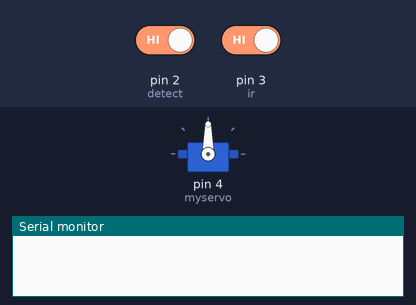
Bench run of a sketch on a simulated Arduino Uno, built with avr-gcc and run on an emulated ATmega328P. Shown: servo, the last lines printed to the serial monitor. The test bench sets the inputs (shaded band); at power-on: pin 3 (ir) HIGH, pin 2 (detect) HIGH.

Above: at 2.2 s.
2.3 s: pin 3 (ir) driven LOW
At 3.96 s:
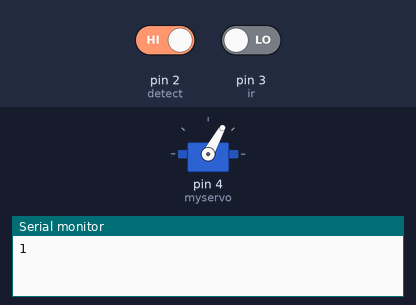
5.7 s: pin 2 (detect) driven LOW
At 6.34 s:
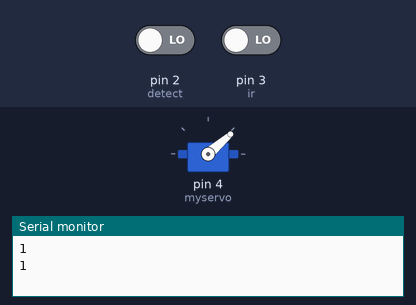
9.1 s: pin 3 (ir) driven HIGH
At 10.18 s:
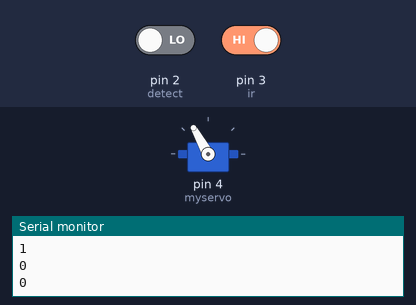
Timing chart, 0 to 12.6 s (numbered marks = the images above; inputs shaded):
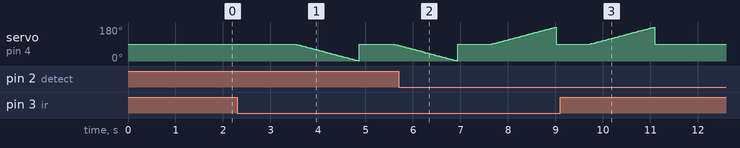

The sketch:

Hardware_connection.ino
```cpp
int ir = 3, detect = 2, pos;
#include <Servo.h>
Servo myservo;
void setup() {
  pinMode(detect, INPUT);
  pinMode(ir, INPUT);
  myservo.attach(4);
  myservo.write(-90);
  Serial.begin(9600);
}

void loop() {
  myservo.write(90);
  int a, b;
  a = digitalRead(detect);
  b = digitalRead(ir);
  if (a == 0)
  {
    delay(700);
    if (b == 0)
    {
      Serial.println("0");
      for (pos = 90; pos <= 180; pos++)
      {
        myservo.write(pos);
        delay(15);
      }
    }
  }
   myservo.write(90);

  if (a == 1)
  {
    delay(700);
    if (b == 0)
    {
      Serial.println("1");
      for (pos = 90; pos >= 0; pos -= 1)
      {
        myservo.write(pos);
        delay(15);
      }
    }
  }
}
```

Measured:
- after the input at 9.1 s, servo on pin 4 (myservo): goes on until 11.1 s, then stays 90°
